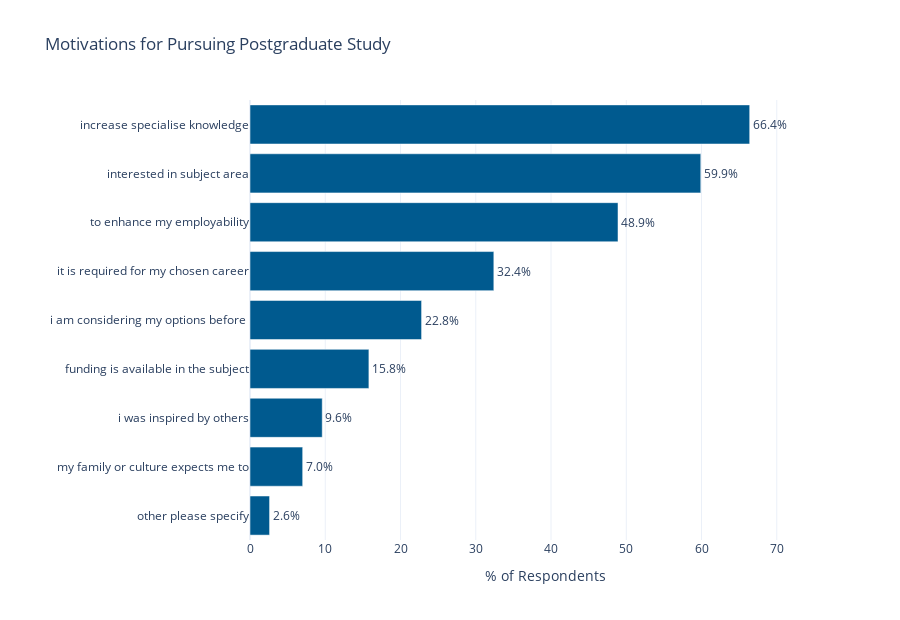

The notebook cell this image was saved under:
### Code cell
# Motivations for Postgraduate Study
motiv_cols = [c for c in df_complete.columns if c.startswith('motiv_')]

if motiv_cols:
    motiv_pcts = {}
    for col in motiv_cols:
        col_clean = col.replace('motiv_', '').replace('_', ' ')
        pct = df_complete[col].sum() / len(df_complete) * 100
        motiv_pcts[col_clean] = pct
    
    motiv_sorted = sorted(motiv_pcts.items(), key=lambda x: x[1], reverse=True)[:12]
    labels = [x[0][:35] for x in motiv_sorted]
    values = [round(x[1], 1) for x in motiv_sorted]
    
    fig = go.Figure(go.Bar(
        y=labels[::-1],
        x=values[::-1],
        orientation='h',
        marker_color=TUOS['teal'],
        text=[f'{v}%' for v in values[::-1]],
        textposition='outside',
        cliponaxis=False,
        hovertemplate='%{y}: %{x}%<extra></extra>'
    ))
    
    fig.update_layout(
        title='Motivations for Pursuing Postgraduate Study',
        xaxis_title='% of Respondents',
        height=620,
        template='plotly_white',
        margin=dict(l=250, r=60),
        xaxis=dict(range=[0, max(values) + 12])
    )
    fig.show()

### Figure 1 — Plotly figure (JSON) as saved in the notebook; plotly's stock layout.template omitted (floating-point values rounded to 4 significant figures)
{"data": [{"cliponaxis": false, "hovertemplate": "%{y}: %{x}%<extra></extra>", "marker": {"color": "#005A8F"}, "orientation": "h", "text": ["2.6%", "7.0%", "9.6%", "15.8%", "22.8%", "32.4%", "48.9%", "59.9%", "66.4%"], "textposition": "outside", "type": "bar", "x": [2.6, 7, 9.6, 15.8, 22.8, 32.4, 48.9, 59.9, 66.4], "y": ["other please specify", "my family or culture expects me to", "i was inspired by others", "funding is available in the subject", "i am considering my options before ", "it is required for my chosen career", "to enhance my employability", "interested in subject area", "increase specialise knowledge"]}], "layout": {"height": 620, "margin": {"l": 250, "r": 60}, "title": {"text": "Motivations for Pursuing Postgraduate Study"}, "xaxis": {"range": [0, 78.4], "title": {"text": "% of Respondents"}}}}
